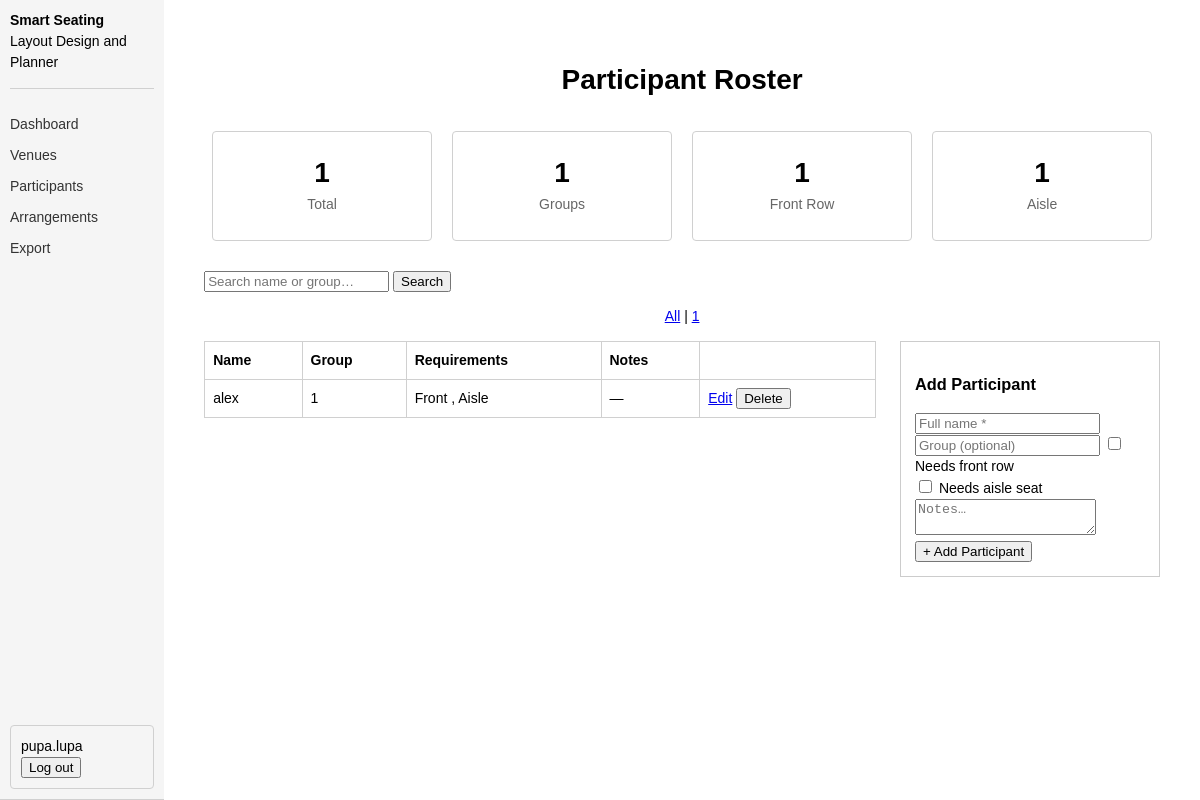
Page /participants (signed in) on the earlier database version.
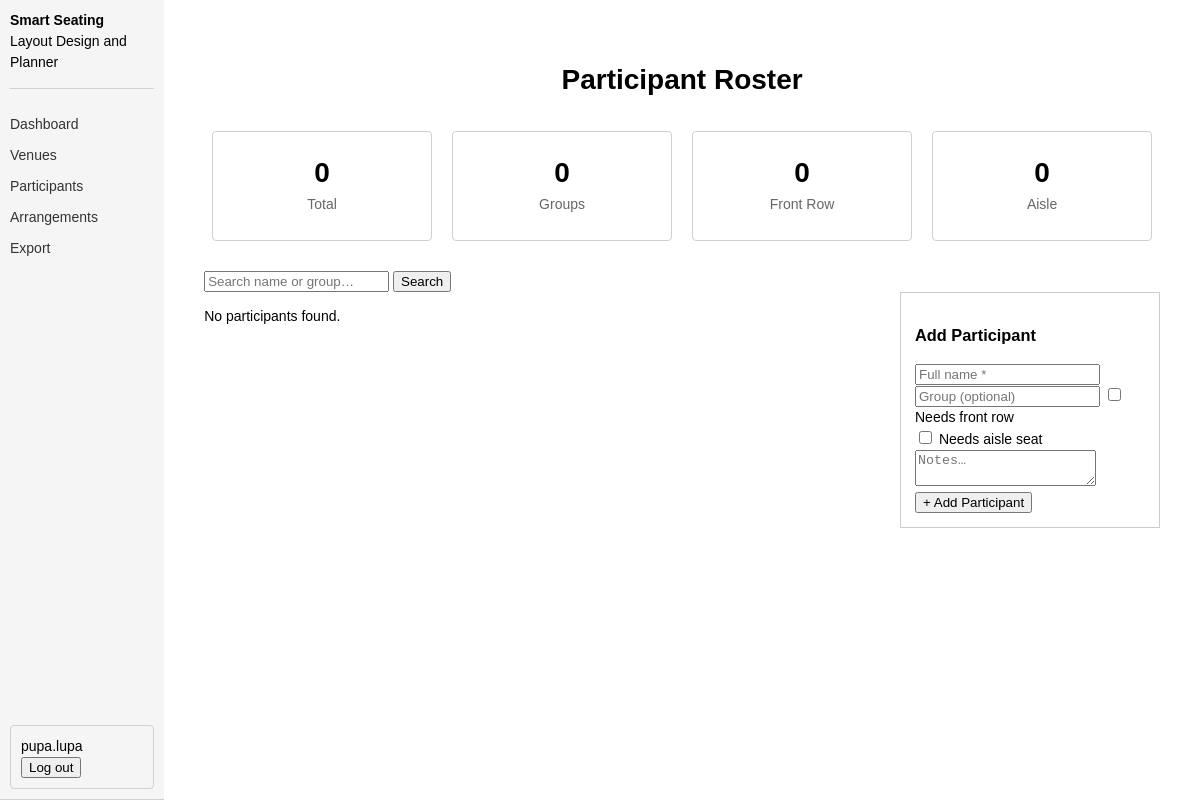
Same page on the later database version.
### tables this page shows
CREATE TABLE participants (
            id              INTEGER PRIMARY KEY AUTOINCREMENT,
            user_id         INTEGER NOT NULL,
            name            TEXT    NOT NULL,
            group_name      TEXT    NOT NULL DEFAULT '',
            needs_front_row INTEGER NOT NULL DEFAULT 0,
            needs_aisle     INTEGER NOT NULL DEFAULT 0,
            notes           TEXT    NOT NULL DEFAULT '',
            created_at      TEXT    NOT NULL,
            UNIQUE(user_id, name),
            FOREIGN KEY(user_id) REFERENCES users(id)
        );

### participants.py (the view)
@participants_bp.route("/participants")
@login_required
def participants_list():
    db   = get_db()
    user = db.execute("SELECT * FROM users WHERE id = ?", (session["user_id"],)).fetchone()
    all_rows = db.execute(
        "SELECT * FROM participants WHERE user_id = ? ORDER BY name ASC",
        (session["user_id"],),
    ).fetchall()
    query        = request.args.get("q", "").strip()
    active_group = request.args.get("group", "").strip()
    filtered = list(all_rows)
    if active_group:
        filtered = [r for r in filtered if r["group_name"] == active_group]
    if query:
        q_lower = query.lower()
        filtered = [
            r for r in filtered
            if q_lower in r["name"].lower() or q_lower in (r["group_name"] or "").lower()
        ]
    all_groups = sorted({r["group_name"] for r in all_rows if r["group_name"]})
    stats      = compute_stats(all_rows)
    edit_participant = None
    edit_id = request.args.get("edit")
    if edit_id:
        edit_participant = db.execute(
            "SELECT * FROM participants WHERE id = ? AND user_id = ?",
            (edit_id, session["user_id"]),
        ).fetchone()
    return render_template(
        "participants.html",
        user=user,
        participants=filtered,
        stats=stats,
        query=query,
        active_group=active_group,
        all_groups=all_groups,
        edit_participant=edit_participant,
    )

### auth.py (called while the page is built)
def login_required(f):
    @wraps(f)
    def decorated(*args, **kwargs):
        if "user_id" not in session:
            flash("Please log in to continue.", "info")
            return redirect(url_for("auth.auth_page"))
        return f(*args, **kwargs)
    return decorated

### database.py (called while the page is built)
def get_db():
    if "db" not in g:
        g.db = sqlite3.connect(DB_PATH, detect_types=sqlite3.PARSE_DECLTYPES)
        g.db.row_factory = sqlite3.Row
    return g.db

### participants.py (called while the page is built)
def compute_stats(rows):
    groups = {r["group_name"] for r in rows if r["group_name"]}
    return {
        "total":  len(rows),
        "groups": len(groups),
        "front":  sum(1 for r in rows if r["needs_front_row"]),
        "aisle":  sum(1 for r in rows if r["needs_aisle"]),
    }

### templates/participants.html (shortened to what this page needs)
{% extends "base.html" %}
{% block content %}
  <h1>Participant Roster</h1>
  <div class="stat-row">
    <div class="stat-box"><div class="val">{{ stats.total }}</div><div class="lbl">Total</div></div>
    <div class="stat-box"><div class="val">{{ stats.groups }}</div><div class="lbl">Groups</div></div>
    <div class="stat-box"><div class="val">{{ stats.front }}</div><div class="lbl">Front Row</div></div>
    <div class="stat-box"><div class="val">{{ stats.aisle }}</div><div class="lbl">Aisle</div></div>
  </div>
  <form method="GET" action="/participants">
    <input type="text" name="q" value="{{ query }}" placeholder="Search name or group…">
    <button type="submit">Search</button>
  </form>
  {% if all_groups %}
  <p>
    <a href="/participants{% if query %}?q={{ query }}{% endif %}">All</a>
    {% for g in all_groups %}
    | <a href="/participants?group={{ g }}{% if query %}&q={{ query }}{% endif %}">{{ g }}</a>
    {% endfor %}
  </p>
  {% endif %}
  <div style="display:flex; gap:24px; align-items:flex-start;">
    <div style="flex:1;">
      {% if participants %}
      <table>
        <tr><th>Name</th><th>Group</th><th>Requirements</th><th>Notes</th><th></th></tr>
        {% for p in participants %}
        <tr>
          <td>{{ p.name }}</td>
          <td>{{ p.group_name or '—' }}</td>
          <td>
            {% if p.needs_front_row %}Front{% endif %}
            {% if p.needs_front_row and p.needs_aisle %}, {% endif %}
            {% if p.needs_aisle %}Aisle{% endif %}
          </td>
          <td>{{ p.notes or '—' }}</td>
          <td>
            <a href="/participants?edit={{ p.id }}">Edit</a>
            <form method="POST" action="/participants/{{ p.id }}/delete" style="display:inline"
                  onsubmit="return confirm('Delete {{ p.name }}?')">
              <button type="submit">Delete</button>
            </form>
          </td>
        </tr>
        {% endfor %}
      </table>
      {% else %}
      <p>No participants found.</p>
      {% endif %}
    </div>
    <div style="width:260px; border:1px solid #ccc; padding:14px;">
      <h3>{{ 'Edit: ' + edit_participant.name if edit_participant else 'Add Participant' }}</h3>
      <form method="POST"
            action="{{ '/participants/' ~ edit_participant.id ~ '/edit' if edit_participant else '/participants/new' }}">
        <input type="text" name="name" placeholder="Full name *"
               value="{{ edit_participant.name if edit_participant else '' }}" required>
        <input type="text" name="group_name" placeholder="Group (optional)"
               value="{{ edit_participant.group_name if edit_participant else '' }}">
        <label><input type="checkbox" name="needs_front_row"
               {% if edit_participant and edit_participant.needs_front_row %}checked{% endif %}>
               Needs front row</label><br>
        <label><input type="checkbox" name="needs_aisle"
               {% if edit_participant and edit_participant.needs_aisle %}checked{% endif %}>
               Needs aisle seat</label>
        <textarea name="notes" placeholder="Notes…">{{ edit_participant.notes if edit_participant else '' }}</textarea>
        <button type="submit">{{ 'Save Changes' if edit_participant else '+ Add Participant' }}</button>
      </form>
    </div>
  </div>
{% endblock %}

Differences in the rows shown:
removed participants: name "alex", group_name "1", needs_front_row "Front", needs_aisle "Aisle", notes "—"
Other differences:
{{ stats.total }}: "1" → "0"
{{ stats.groups }}: "1" → "0"
{{ stats.front }}: "1" → "0"
{{ stats.aisle }}: "1" → "0"
text no longer shown: "All Name Group Requirements Notes"
text now shown: "No participants found."
list line gone: "| 1"
